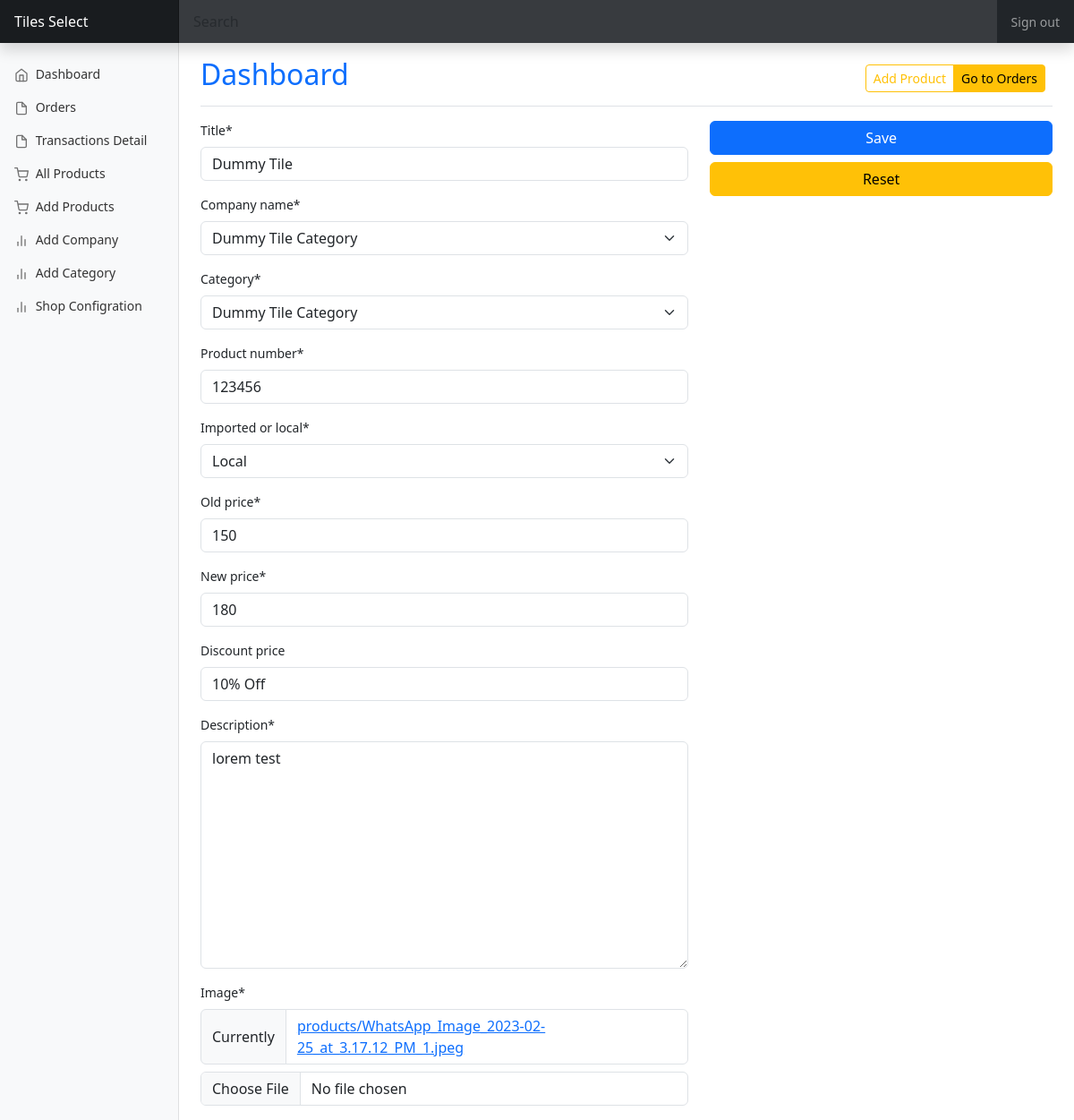
Before: /shop-dashboard/update_product/3ff58ca10993416e8a0c7becfd31b303 (signed in) with the older database file.
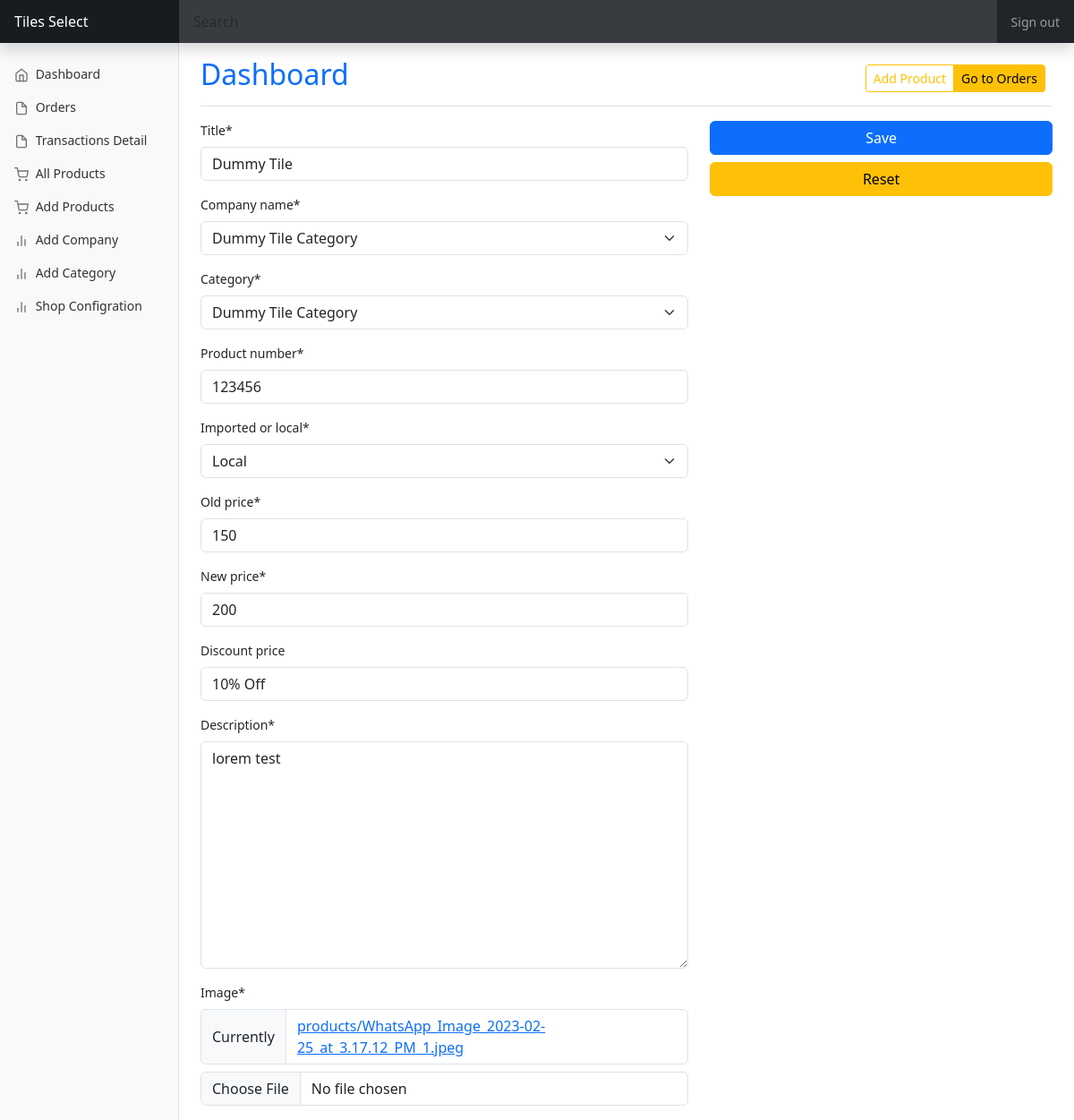
After: the same page with the newer database file.
### core/models.py (models this page shows, shortened)
class Product(models.Model):
    id = models.UUIDField(primary_key=True,default=uuid.uuid4 , unique=True)
    showroom = models.ForeignKey(Showrooms, on_delete=models.CASCADE)
    title = models.CharField( max_length=50)
    image = models.ImageField(upload_to="products" )
    company_name = models.ForeignKey(Company_name, on_delete=models.CASCADE)
    category = models.ForeignKey(Categories, on_delete=models.CASCADE)
    product_number = models.CharField( max_length=50)
    imported_or_local = models.CharField( max_length=50,choices=IMPORTED_OR_LOCAL ,)
    old_price = models.IntegerField()
    new_price = models.IntegerField()
    discount_price = models.CharField( max_length=50 , blank=True, null=True,default="0% Off")
    description =  models.TextField()
    created_at = models.DateField( auto_now_add=True)

### core/views.py (the view)
# urls.py: path('shop-dashboard/update_product/<str:id>', views.update_product, name="update_product"),
@cache_control(no_cache=True, must_revalidate=True , no_store=True)
@login_required(login_url='shop_dashboard_signin')
def update_product(request , id):
    if request.user.showroom_owner == True:
        showroom = Showrooms.objects.get(id=request.user.id)
        product = Product.objects.get(id=id)
        if request.method == 'POST':
            form = ProductForm( request.user,request.POST, request.FILES , instance=product)
            if form.is_valid():
                fm = form.save(commit = False)
                fm.showroom = showroom
                fm.save()
                messages.success(request,"Product Updated Succesfully.")
                return redirect('all_products')
        else:
            form = ProductForm( request.user,instance=product)
            context = {
            "showroom": showroom,
            'form': form
                                }
            return render(request, 'shop/dashboard/update_product.html', context)
    else:
        return redirect("shop_dashboard_signin")

### core/forms.py
class ProductForm(forms.ModelForm):
    class Meta:
        model = Product
        fields = ["id", "showroom",'title', 'company_name',"category","product_number" ,"imported_or_local" ,"old_price" ,"new_price",
                  "discount_price",  'description', 'image']
        exclude =["showroom","id"]
    def __init__(self, user  , *args, **kwargs ):
        super().__init__(*args, **kwargs)
        showroom = Showrooms.objects.get(id=user.id)
        self.fields['category'].queryset = Categories.objects.filter(showroom_type=showroom.showroom_type)
        self.fields['company_name'].queryset = Company_name.objects.filter(showroom_type=showroom.showroom_type)

### core/models.py (called while the page is built)
    def __str__(self):
        return f"{self.name}"

    def __str__(self):
        return f"{self.name}"

### templates/shop/dashboard/update_product.html (shortened to what this page needs)
{% extends 'shop/dashboard/shop_dashboard_base.html' %}
{% load static %}
{% load crispy_forms_tags %}
{% block content %}
  <div class="myForm">
    <form method='POST' enctype="multipart/form-data">
        <div class="row">
         <div class="col-sm-7">
                <div class="form-row">
                  <div class="form-group">
                    {{ form.title|as_crispy_field }}
                    {{ form.company_name|as_crispy_field }}
                  </div>
                  <div class="form-group">
                    {{ form.category|as_crispy_field }}
                    {{ form.product_number|as_crispy_field }}
                  </div>
                </div>
                <div class="form-row">
                  <div class="form-group">
                    {{ form.imported_or_local|as_crispy_field }}
                  </div>
                  <div class="form-group ">
                    {{ form.old_price|as_crispy_field }}
                  </div>
                  <div class="form-group ">
                    {{ form.new_price|as_crispy_field }}
                  </div>
                  <div class="form-group ">
                    {{ form.discount_price|as_crispy_field }}
                  </div>
                </div>
                <div class="form-row">
                  <div class="form-group">
                    {{ form.description|as_crispy_field }}
                  </div>
                  <div class="form-group ">
                    {{ form.image|as_crispy_field }}
                  </div>
                </div>
         </div>
         <div class="col-sm-5 ">
            <button type="submit" class="w-100 btn btn-primary mb-2">Save</button>
            <button type="reset" class="w-100 btn btn-warning">Reset</button>
         </div>
        </div>
    </form>
</div>
{% endblock content%}

Changed rows visible on the page:
changed Product "Dummy Tile": new_price "180" → "200"
